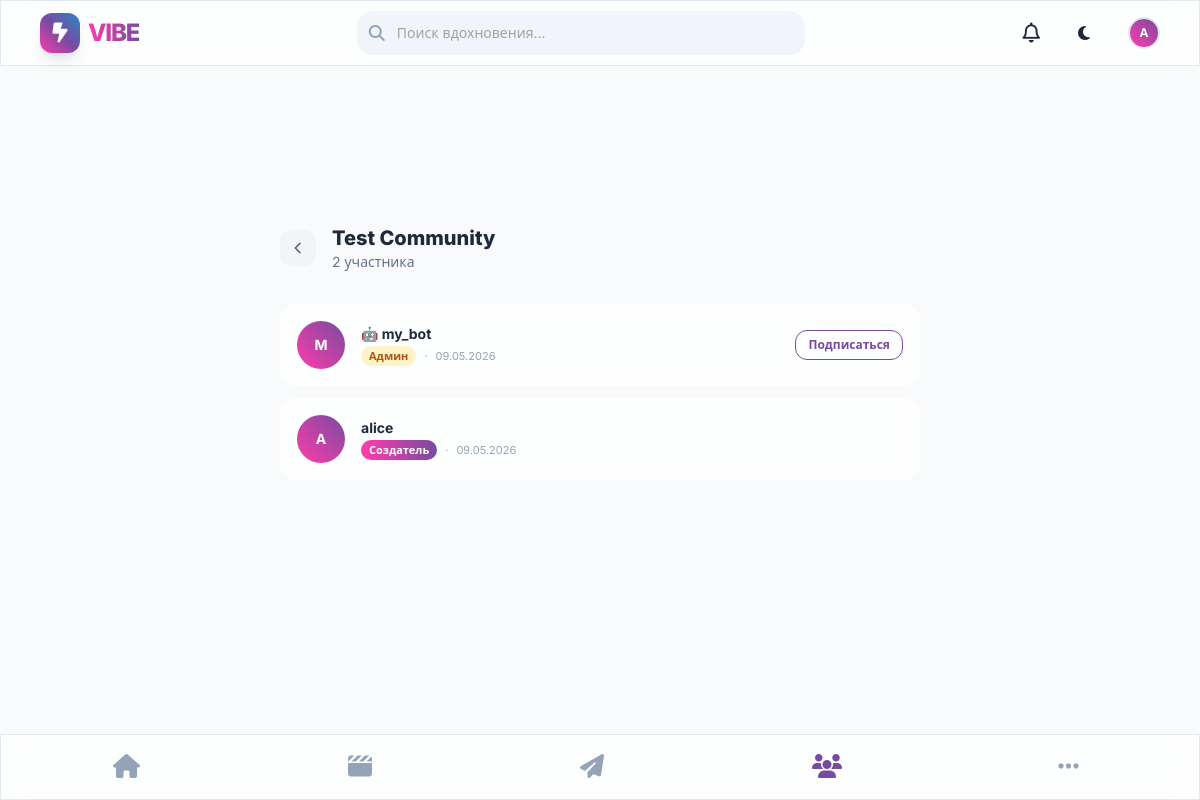
Screenshot of /community/test-community/members (signed in) with the database file from the repository.
### app.py (models this page shows, shortened)
class User(UserMixin, db.Model):
    id = db.Column(db.Integer, primary_key=True)
    username = db.Column(db.String(50), unique=True, nullable=False)
    email = db.Column(db.String(120), unique=True, nullable=False)
    password_hash = db.Column(db.String(200), nullable=False)
    bio = db.Column(db.Text)
    avatar = db.Column(db.String(200), default='default.png')
    avatar_cloudinary_url = db.Column(db.String(500), nullable=True)
    created_at = db.Column(db.DateTime, default=datetime.utcnow)
    last_seen = db.Column(db.DateTime, default=datetime.utcnow)
    location = db.Column(db.String(100), nullable=True)
    website = db.Column(db.String(200), nullable=True)
    birthday = db.Column(db.Date, nullable=True)
    interests = db.Column(db.Text, nullable=True)
    occupation = db.Column(db.String(100), nullable=True)
    is_private = db.Column(db.Boolean, default=False)
    hide_followers = db.Column(db.Boolean, default=False)
    hide_following = db.Column(db.Boolean, default=False)
    approve_followers = db.Column(db.Boolean, default=False)
    phone = db.Column(db.String(20), nullable=True)
    phone_verified = db.Column(db.Boolean, default=False)
    phone_otp = db.Column(db.String(6), nullable=True)
    phone_otp_expires = db.Column(db.DateTime, nullable=True)
    is_bot = db.Column(db.Boolean, default=False)
    bot_token = db.Column(db.String(64), unique=True, nullable=True)
    bot_commands = db.Column(db.Text, default='[]')
    can_join_groups = db.Column(db.Boolean, default=True)
    privacy_mode = db.Column(db.Boolean, default=True)
    webhook_url = db.Column(db.String(500), nullable=True)
    creator_id = db.Column(db.Integer, db.ForeignKey('user.id'), nullable=True)
    is_banned = db.Column(db.Boolean, default=False)
    is_staff = db.Column(db.Boolean, default=False)
    posts = db.relationship('Post', backref='author', lazy='dynamic')
    likes = db.relationship('Like', backref='user', lazy='dynamic')
    followed = db.relationship(
        'User', secondary=followers,
        primaryjoin=(followers.c.follower_id == id),
        secondaryjoin=(followers.c.followed_id == id),
        backref=db.backref('followers', lazy='dynamic'),
        lazy='dynamic'
    )
    blocked = db.relationship(
        'User', secondary=blocked,
        primaryjoin=(blocked.c.blocker_id == id),
        secondaryjoin=(blocked.c.blocked_id == id),
        backref=db.backref('blocked_by', lazy='dynamic'),
        lazy='dynamic'
    )
    messages_sent = db.relationship('Message', foreign_keys='Message.sender_id', backref='sender', lazy='dynamic')
    messages_received = db.relationship('Message', foreign_keys='Message.recipient_id', backref='recipient', lazy='dynamic')
    def is_following(self, user):
        result = self.followed.filter(followers.c.followed_id == user.id).first()
        if result and hasattr(result, 'status'):
            return result.status == 'approved'
        return result is not None

class Community(db.Model):
    id = db.Column(db.Integer, primary_key=True)
    name = db.Column(db.String(50), unique=True, nullable=False)
    slug = db.Column(db.String(50), unique=True, nullable=False)
    description = db.Column(db.Text)
    image = db.Column(db.String(200), default='community_default.png')
    is_private = db.Column(db.Boolean, default=False)
    created_at = db.Column(db.DateTime, default=datetime.utcnow)
    creator_id = db.Column(db.Integer, db.ForeignKey('user.id'), nullable=False)
    is_banned = db.Column(db.Boolean, default=False)
    creator = db.relationship('User', backref='created_communities')
    posts = db.relationship('Post', backref='community', lazy='dynamic', cascade='all, delete-orphan')
    members = db.relationship('CommunityMember', backref='community', lazy='dynamic', cascade='all, delete-orphan',
                           primaryjoin="CommunityMember.community_id==Community.id",
                           foreign_keys='CommunityMember.community_id',
                           viewonly=True)

class CommunityMember(db.Model):
    id = db.Column(db.Integer, primary_key=True)
    user_id = db.Column(db.Integer, db.ForeignKey('user.id'), nullable=False)
    community_id = db.Column(db.Integer, db.ForeignKey('community.id'), nullable=False)
    role = db.Column(db.String(20), default='member')
    status = db.Column(db.String(20), default='approved')
    created_at = db.Column(db.DateTime, default=datetime.utcnow)
    user = db.relationship('User', backref=db.backref('community_memberships', lazy='dynamic'))
    __table_args__ = (db.UniqueConstraint('user_id', 'community_id', name='unique_membership'),)

### app.py (the view)
@app.route('/community/<slug>/members')
def community_members(slug):
    comm = Community.query.filter_by(slug=slug).first_or_404()
    members = comm.members.filter_by(status='approved').order_by(CommunityMember.created_at.desc()).all()
    return render_template('community_members.html', community=comm, members=members)

### app.py (called while the page is built, shortened)
@app.after_request
def process_webhooks(response):
    if _webhook_queue:
        import threading
        t = threading.Thread(target=process_webhook_queue, daemon=True)
        t.start()
    return response

@login_manager.user_loader
def load_user(user_id):
    return User.query.get(int(user_id))

@app.before_request
def update_last_seen():
    if current_user.is_authenticated:
        try:
            current_user.last_seen = datetime.utcnow()
            db.session.commit()
        except:
            pass

@app.before_request
def run_migrations():
    global _migration_done
    if _migration_done:
        return

@app.context_processor
def inject_utils():
    def get_avatar_url(user):
        if user is None:
            return None
        if hasattr(user, 'avatar_cloudinary_url') and user.avatar_cloudinary_url:
            return user.avatar_cloudinary_url
        if hasattr(user, 'avatar') and user.avatar and user.avatar != 'default.png':
            return url_for('uploaded_file', filename=user.avatar)
        return None
    return dict(get_avatar_url=get_avatar_url)

### templates/community_members.html (shortened to what this page needs)
{% extends "base.html" %}
{% block content %}
<div class="max-w-2xl mx-auto px-4 pt-24 pb-24 lg:pt-28">
    <div class="flex items-center gap-4 mb-8">
        <a href="{{ url_for('community', slug=community.slug) }}" class="w-9 h-9 rounded-xl bg-slate-100 dark:bg-slate-800 flex items-center justify-center hover:bg-slate-200 dark:hover:bg-slate-700 transition-colors flex-shrink-0">
            <svg class="w-4 h-4 text-slate-600 dark:text-slate-300" fill="none" stroke="currentColor" viewBox="0 0 24 24"><path stroke-linecap="round" stroke-linejoin="round" stroke-width="2" d="M15 19l-7-7 7-7"/></svg>
        </a>
        <div>
            <h1 class="text-xl font-extrabold">{{ community.name }}</h1>
            <p class="text-sm text-slate-500">{{ members|length }} {{ 'участник' if members|length == 1 else 'участника' if members|length < 5 else 'участников' }}</p>
        </div>
    </div>
    <div class="space-y-3">
        {% for member in members %}
        <div class="glass rounded-2xl p-4 flex items-center gap-4 hover:shadow-md transition-all">
            <a href="{{ url_for('user_profile', username=member.user.username) }}" class="w-12 h-12 rounded-full flex-shrink-0 overflow-hidden bg-gradient-to-tr from-brand-start to-brand-middle flex items-center justify-center text-white text-sm font-bold">
                {% set avatar_url = get_avatar_url(member.user) %}{% if avatar_url %}
                <img src="{{ avatar_url }}" class="w-full h-full object-cover">
                {% else %}
                {{ member.user.username[0].upper() }}
                {% endif %}
            </a>
            <div class="flex-1 min-w-0">
                <a href="{{ url_for('user_profile', username=member.user.username) }}" class="font-bold text-sm hover:underline block truncate">{% if member.user.is_bot %}🤖 {% endif %}{{ member.user.username }}</a>
                <div class="flex items-center gap-2 mt-0.5">
                    {% if member.role == 'creator' %}
                    <span class="text-[11px] font-bold px-2 py-0.5 rounded-full bg-gradient-to-r from-brand-start to-brand-middle text-white">Создатель</span>
                    {% elif member.role == 'admin' %}
                    <span class="text-[11px] font-bold px-2 py-0.5 rounded-full bg-amber-100 text-amber-700 dark:bg-amber-900/40 dark:text-amber-400">Админ</span>
                    {% else %}
                    <span class="text-[11px] text-slate-400">Участник</span>
                    {% endif %}
                    <span class="text-[11px] text-slate-400">·</span>
                    <span class="text-[11px] text-slate-400">{{ member.created_at.strftime('%d.%m.%Y') }}</span>
                </div>
            </div>
            {% if current_user.is_authenticated and member.user != current_user and member.role != 'creator' %}
            <form method="POST" action="{{ url_for('follow' if not current_user.is_following(member.user) else 'unfollow', username=member.user.username) }}">
                <button type="submit" class="text-xs font-bold px-3 py-1.5 rounded-xl border border-brand-middle text-brand-middle hover:bg-brand-middle hover:text-white transition-all whitespace-nowrap">
                    {{ 'Подписаться' if not current_user.is_following(member.user) else 'Отписаться' }}
                </button>
            </form>
            {% endif %}
        </div>
        {% endfor %}
    </div>
</div>
{% endblock %}

### templates/base.html (shortened to what this page needs)
<!DOCTYPE html>
<html lang="ru" class="scroll-smooth">
<head>
    <script src="https://cdn.tailwindcss.com"></script>
    <link rel="stylesheet" href="https://cdnjs.cloudflare.com/ajax/libs/font-awesome/6.5.1/css/all.min.css">
    <link rel="stylesheet" href="{{ url_for('static', filename='style.css') }}">
</head>
<body class="font-sans transition-colors duration-300">
    {% if request.endpoint not in ['chat_view', 'conversation', 'chats_list', 'create_chat', 'chat_members', 'chat_add_member', 'forward_message', 'edit_chat', 'delete_message', 'chats_api'] %}
    <header class="fixed top-0 w-full z-50 glass border-b border-slate-200 dark:border-dark-border">
        <div class="max-w-6xl mx-auto px-4 h-16 flex items-center justify-between">
            <div class="flex items-center gap-2">
                <div class="w-10 h-10 bg-gradient-to-tr from-brand-start via-brand-middle to-brand-end rounded-xl flex items-center justify-center text-white shadow-lg">
                    <i class="fa-solid fa-bolt-lightning text-xl"></i>
                </div>
                <a href="{{ url_for('index') }}" class="text-2xl font-extrabold tracking-tighter bg-clip-text text-transparent bg-gradient-to-r from-brand-start to-brand-middle">VIBE</a>
            </div>
            <div class="flex-1 max-w-md mx-8 hidden md:block">
                <div class="relative">
                    <span class="absolute inset-y-0 left-0 pl-3 flex items-center text-slate-400">
                        <i class="fa-solid fa-magnifying-glass"></i>
                    </span>
                    <form method="GET" action="{{ url_for('explore') }}">
                        <input type="text" name="q" placeholder="Поиск вдохновения..." class="w-full bg-slate-100 dark:bg-slate-800 border-none rounded-2xl py-3 pl-10 pr-4 focus:ring-2 focus:ring-brand-middle transition-all outline-none text-sm">
                    </form>
                </div>
            </div>
            <div class="flex items-center gap-2 sm:gap-6">
                {% if current_user.is_authenticated %}
                <a href="{{ url_for('notifications') }}" class="text-xl hover:text-brand-middle transition-colors relative">
                    <i class="fa-regular fa-bell"></i>
                </a>
                <button id="theme-toggle" class="w-10 h-10 rounded-xl flex items-center justify-center hover:bg-slate-100 dark:hover:bg-slate-800 transition-all">
                    <i class="fa-solid fa-moon dark:hidden"></i>
                </button>
                <a href="{{ url_for('user_profile', username=current_user.username) }}" class="w-8 h-8 rounded-full overflow-hidden border-2 border-slate-200 dark:border-dark-border cursor-pointer">
                    {% set avatar_url = get_avatar_url(current_user) %}
                    {% if avatar_url %}
                    <img src="{{ avatar_url }}" alt="Profile" class="w-full h-full object-cover">
                    {% else %}
                    <div class="w-full h-full bg-gradient-to-tr from-brand-start to-brand-middle flex items-center justify-center text-white text-xs font-bold">
                        {{ current_user.username[0].upper() }}
                    </div>
                    {% endif %}
                </a>
                {% endif %}
            </div>
        </div>
    </header>
    {% endif %}
    <main class="{% if request.endpoint in ['chat_view', 'conversation', 'chats_list', 'create_chat', 'chat_members', 'chat_add_member', 'forward_message', 'edit_chat', 'delete_message', 'chats_api'] %}h-screen{% else %}pt-20 pb-24 lg:pt-28 max-w-6xl mx-auto px-4{% endif %}">
        {% block content %}{% endblock %}
    </main>
    {% if current_user.is_authenticated and request.endpoint not in ['chat_view', 'conversation', 'chats_list', 'create_chat', 'chat_members', 'chat_add_member', 'forward_message', 'edit_chat', 'delete_message', 'chats_api'] %}
    <nav class="fixed bottom-0 w-full glass border-t border-slate-200 dark:border-dark-border z-50">
        <div class="flex items-center justify-around h-16 px-2">
            <a href="{{ url_for('index') }}" class="text-2xl {% if request.endpoint == 'index' %}text-brand-middle{% else %}text-slate-400 hover:text-brand-middle transition-colors{% endif %}">
                <i class="fa-solid fa-house"></i>
            </a>
            <a href="{{ url_for('shorts') }}" class="text-2xl {% if request.endpoint in ['shorts', 'view_shorts', 'create_shorts'] %}text-brand-middle{% else %}text-slate-400 hover:text-brand-middle transition-colors{% endif %}">
                <i class="fa-solid fa-clapperboard"></i>
            </a>
            <a href="{{ url_for('messages') }}" class="text-2xl {% if request.endpoint in ['messages', 'conversation', 'chat_view', 'chat_add_member', 'chat_members', 'chat_edit', 'chat_shared_media', 'forward_message', 'direct_edit', 'direct_shared_media'] %}text-brand-middle{% else %}text-slate-400 hover:text-brand-middle transition-colors{% endif %}">
                <i class="fa-solid fa-paper-plane"></i>
            </a>
            <a href="{{ url_for('communities') }}" class="text-2xl {% if request.endpoint in ['communities', 'community', 'create_community', 'community_members', 'community_requests', 'community_events', 'community_post'] %}text-brand-middle{% else %}text-slate-400 hover:text-brand-middle transition-colors{% endif %}">
                <i class="fa-solid fa-users"></i>
            </a>
            <div class="relative" id="moreMenuContainer">
                <button onclick="toggleMoreMenu()" class="text-2xl text-slate-400 hover:text-brand-middle transition-colors p-2">
                    <i class="fa-solid fa-ellipsis"></i>
                </button>
                        {% set avatar_url = get_avatar_url(current_user) %}
            </div>
        </div>
    </nav>
    {% endif %}
</body>
</html>

### templates/base.html (style rules this page uses)
.glass { background: rgba(255, 255, 255, 0.7); backdrop-filter: blur(12px); -webkit-backdrop-filter: blur(12px); border: 1px solid rgba(255, 255, 255, 0.3); }
body { scrollbar-width: thin !important; scrollbar-color: #bfc5ce transparent !important; }

### rows the page displays
User: username "A"
Community: name "Test Community"
CommunityMember: user "M", user.username "my_bot", role "Админ", created_at "09.05.2026", user "Подписаться"
CommunityMember: user "A", user.username "alice", role "Создатель", created_at "09.05.2026"

### other values shown
{{ members|length }} "2"
